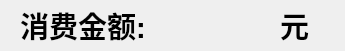
    <widget class="QFrame" name="frame_5">
     <property name="geometry">
      <rect>
       <x>380</x>
       <y>800</y>
       <width>345</width>
       <height>51</height>
      </rect>
     </property>
     <property name="frameShape">
      <enum>QFrame::NoFrame</enum>
     </property>
     <property name="frameShadow">
      <enum>QFrame::Raised</enum>
     </property>
     <widget class="QLabel" name="label_energy_2">
      <property name="geometry">
       <rect>
        <x>20</x>
        <y>10</y>
        <width>141</width>
        <height>31</height>
       </rect>
      </property>
      <property name="font">
       <font>
        <pointsize>22</pointsize>
        <weight>75</weight>
        <italic>false</italic>
        <bold>true</bold>
       </font>
      </property>
      <property name="text">
       <string>消费金额:</string>
      </property>
     </widget>
     <widget class="QLabel" name="lbl_usedmoney">
      <property name="geometry">
       <rect>
        <x>160</x>
        <y>11</y>
        <width>91</width>
        <height>31</height>
       </rect>
      </property>
      <property name="font">
       <font>
        <family>Courier 10 Pitch</family>
        <pointsize>23</pointsize>
        <weight>75</weight>
        <italic>false</italic>
        <bold>true</bold>
        <kerning>true</kerning>
       </font>
      </property>
      <property name="text">
       <string/>
      </property>
     </widget>
     <widget class="QLabel" name="lbl_chg_time_11">
      <property name="geometry">
       <rect>
        <x>280</x>
        <y>10</y>
        <width>51</width>
        <height>31</height>
       </rect>
      </property>
      <property name="font">
       <font>
        <family>Courier 10 Pitch</family>
        <pointsize>22</pointsize>
        <weight>75</weight>
        <italic>false</italic>
        <bold>true</bold>
        <kerning>true</kerning>
       </font>
      </property>
      <property name="text">
       <string>元</string>
      </property>
     </widget>
    </widget>
